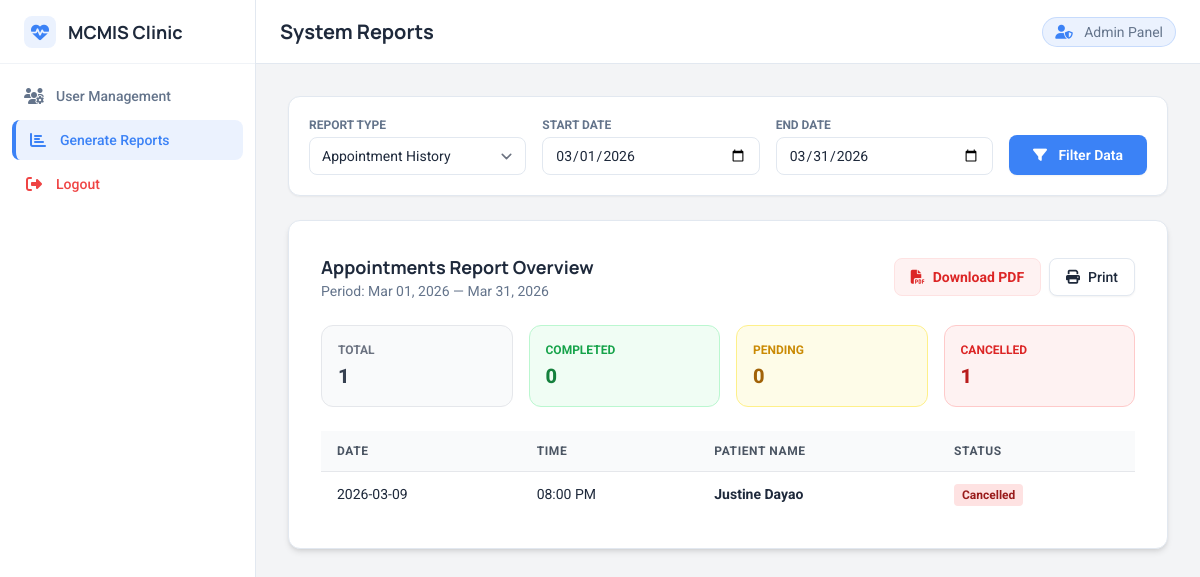
/reports.php (signed in), run on the app's committed database.
### tables this page shows
CREATE TABLE `appointment` (
  `appointment_id` int(11) NOT NULL,
  `patient_id` int(11) NOT NULL,
  `appointment_date` date NOT NULL,
  `appointment_time` time NOT NULL,
  `service` varchar(100) DEFAULT NULL,
  `status` varchar(30) DEFAULT 'Pending',
  `created_at` datetime DEFAULT current_timestamp(),
  `cancel_reason` varchar(255) DEFAULT NULL,
  `payment_proof` varchar(255) DEFAULT NULL,
  `reference_no` varchar(50) DEFAULT NULL,
  `payment_reference` varchar(50) DEFAULT NULL,
  `down_payment_status` varchar(50) DEFAULT 'Pending',
  `payment_mode` varchar(20) DEFAULT 'DownPayment'
);

CREATE TABLE `patient` (
  `patient_id` int(11) NOT NULL,
  `user_id` int(11) DEFAULT NULL,
  `name` varchar(150) NOT NULL,
  `birth_date` date DEFAULT NULL,
  `contact_no` varchar(20) DEFAULT NULL,
  `address` varchar(255) DEFAULT NULL,
  `created_at` datetime DEFAULT current_timestamp(),
  `age` int(11) DEFAULT NULL,
  `civil_status` varchar(50) DEFAULT NULL,
  `occupation` varchar(100) DEFAULT NULL,
  `lmp` date DEFAULT NULL,
  `edc` date DEFAULT NULL,
  `gravida` int(11) DEFAULT NULL,
  `para` int(11) DEFAULT NULL,
  `blood_type` varchar(5) DEFAULT NULL,
  `medical_history` text DEFAULT NULL,
  `birthdate` date DEFAULT NULL,
  `sex` varchar(20) DEFAULT NULL
);

### reports.php (the view, shortened to what this page needs)
<?php
include 'config.php';
$start_date = isset($_GET['start']) ? $_GET['start'] : date('Y-m-01');
$end_date = isset($_GET['end']) ? $_GET['end'] : date('Y-m-t');
$report_type = isset($_GET['type']) ? $_GET['type'] : 'Appointments';
$data = [];
$summary = [];
if ($report_type == 'Appointments') {
    $sql = "SELECT a.*, p.name FROM appointment a JOIN patient p ON a.patient_id = p.patient_id WHERE a.appointment_date BETWEEN '$start_date' AND '$end_date' ORDER BY a.appointment_date DESC";
    $res = $conn->query($sql);
    if($res) while($r = $res->fetch_assoc()) $data[] = $r;
    $summary['total'] = count($data);
    $summary['completed'] = count(array_filter($data, fn($r) => $r['status'] == 'Completed'));
    $summary['cancelled'] = count(array_filter($data, fn($r) => $r['status'] == 'Cancelled'));
    $summary['pending'] = count(array_filter($data, fn($r) => $r['status'] == 'Pending'));
} elseif ($report_type == 'Patients') {
    $sql = "SELECT * FROM patient ORDER BY patient_id DESC";
    $res = $conn->query($sql);
    if($res) while($r = $res->fetch_assoc()) $data[] = $r;
    $summary['total_patients'] = count($data);
}
?>
<!DOCTYPE html>
<html lang="en">
<head>
    <link rel="stylesheet" href="https://cdnjs.cloudflare.com/ajax/libs/font-awesome/6.4.0/css/all.min.css">
    <script src="https://cdn.tailwindcss.com?plugins=forms"></script>
</head>
<body class="bg-background text-text-main font-body h-screen overflow-hidden flex flex-col md:flex-row">
    <aside id="sidebar" class="w-64 bg-surface border-r border-border flex-col h-screen fixed md:static z-50 hidden md:flex">
        <div class="p-6 flex items-center gap-3 border-b border-border/50 h-16">
            <div class="size-8 bg-primary/10 rounded-lg flex items-center justify-center text-primary"><i class="fas fa-heartbeat text-lg"></i></div>
            <span class="font-display font-bold text-lg text-text-main">MCMIS Clinic</span>
        </div>
        <nav class="flex-1 p-3 space-y-1">
            <a href="admin_dashboard.php?tab=users" class="flex items-center gap-3 px-3 py-2.5 rounded-lg text-text-sub hover:bg-primary/5 hover:text-primary transition-colors">
                <i class="fas fa-users-cog w-5 text-center"></i><span class="text-sm font-medium">User Management</span>
            </a>
            <a href="admin_dashboard.php?tab=reports" class="flex items-center gap-3 px-3 py-2.5 rounded-lg bg-primary/10 text-primary border-l-4 border-primary transition-colors">
                <i class="fas fa-chart-bar w-5 text-center"></i><span class="text-sm font-medium">Generate Reports</span>
            </a>
            <a href="logout.php" class="flex items-center gap-3 px-3 py-2.5 rounded-lg text-red-500 hover:bg-red-50 transition-colors mt-auto">
                <i class="fas fa-sign-out-alt w-5 text-center"></i><span class="text-sm font-medium">Logout</span>
            </a>
        </nav>
    </aside>
    <div class="flex-1 flex flex-col h-full overflow-hidden">
        <header class="h-16 bg-surface border-b border-border flex items-center justify-between px-6 shrink-0 z-10 no-print">
            <h1 class="font-display font-bold text-xl text-text-main">System Reports</h1>
            <div class="text-sm text-text-sub bg-primary/10 px-3 py-1 rounded-full border border-primary/20">
                <i class="fas fa-user-shield mr-2 text-primary"></i> Admin Panel
            </div>
        </header>
        <main class="flex-1 overflow-y-auto bg-background p-4 md:p-6 lg:p-8">
            <div class="max-w-6xl mx-auto space-y-6">
                <section class="bg-surface rounded-xl shadow-sm border border-border p-5 no-print">
                    <form method="GET" class="flex flex-wrap items-end gap-4">
                        <div class="flex-1 min-w-[200px]">
                            <label class="block text-xs font-bold text-text-sub uppercase mb-1">Report Type</label>
                            <select name="type" class="w-full text-sm border-border rounded-lg focus:ring-primary focus:border-primary">
                                <option value="Appointments" <?php if($report_type=='Appointments') echo 'selected'; ?>>Appointment History</option>
                            </select>
                        </div>
                        <div class="flex-1 min-w-[150px]">
                            <label class="block text-xs font-bold text-text-sub uppercase mb-1">Start Date</label>
                            <input type="date" name="start" value="<?php echo $start_date; ?>" class="w-full text-sm border-border rounded-lg focus:ring-primary focus:border-primary">
                        </div>
                        <div class="flex-1 min-w-[150px]">
                            <label class="block text-xs font-bold text-text-sub uppercase mb-1">End Date</label>
                            <input type="date" name="end" value="<?php echo $end_date; ?>" class="w-full text-sm border-border rounded-lg focus:ring-primary focus:border-primary">
                        </div>
                        <button type="submit" class="px-6 py-2.5 bg-primary text-white text-sm font-semibold rounded-lg hover:bg-blue-600 transition-shadow shadow-sm">
                            <i class="fas fa-filter mr-2"></i> Filter Data
                        </button>
                    </form>
                </section>
                <section class="bg-surface rounded-xl shadow-md border border-border overflow-hidden p-8" id="report-area">
                    <div class="flex justify-between items-center mb-6 no-print">
                        <div>
                            <h2 class="font-display font-bold text-lg text-text-main"><?php echo $report_type; ?> Report Overview</h2>
                            <p class="text-sm text-text-sub">Period: <?php echo date('M d, Y', strtotime($start_date)); ?> — <?php echo date('M d, Y', strtotime($end_date)); ?></p>
                        </div>
                        <div class="flex gap-2">
                            <button onclick="downloadPDF()" class="px-4 py-2 bg-red-50 text-red-600 border border-red-100 text-sm font-bold rounded-lg hover:bg-red-100 transition-colors flex items-center gap-2">
                                <i class="fas fa-file-pdf"></i> Download PDF
                            </button>
                            <button onclick="window.print()" class="px-4 py-2 bg-white border border-border text-text-main text-sm font-medium rounded-lg hover:bg-gray-50 transition-colors flex items-center gap-2 shadow-sm">
                                <i class="fas fa-print"></i> Print
                            </button>
                        </div>
                    </div>
                    <?php if($report_type == 'Sales'): ?>
                        <div class="grid grid-cols-1 md:grid-cols-3 gap-4 mb-6" id="summary-cards">
                            <div class="p-5 bg-green-50 rounded-xl border border-green-100 summary-card">
                                <p class="text-xs font-bold text-green-600 uppercase">Total Revenue</p>
                                <p class="text-2xl font-extrabold text-green-700 mt-1">₱<?php echo number_format($summary['total_revenue'], 2); ?></p>
                            </div>
                            <div class="p-5 bg-blue-50 rounded-xl border border-blue-100 summary-card">
                                <p class="text-xs font-bold text-blue-600 uppercase">Transactions</p>
                                <p class="text-2xl font-extrabold text-blue-700 mt-1"><?php echo $summary['transactions']; ?></p>
                            </div>
                            <div class="p-5 bg-indigo-50 rounded-xl border border-indigo-100 summary-card">
                                <p class="text-xs font-bold text-indigo-600 uppercase">Avg. Transaction</p>
                                <p class="text-2xl font-extrabold text-indigo-700 mt-1">₱<?php echo number_format($summary['avg_transaction'], 2); ?></p>
                            </div>
                        </div>
                    <?php elseif($report_type == 'Appointments'): ?>
                         <div class="grid grid-cols-2 md:grid-cols-4 gap-4 mb-6" id="summary-cards">
                            <div class="p-4 bg-gray-50 rounded-xl border border-gray-200 summary-card">
                                <p class="text-xs font-bold text-gray-500 uppercase">Total</p>
                                <p class="text-xl font-extrabold text-gray-700 mt-1"><?php echo $summary['total']; ?></p>
                            </div>
                            <div class="p-4 bg-green-50 rounded-xl border border-green-200 summary-card">
                                <p class="text-xs font-bold text-green-600 uppercase">Completed</p>
                                <p class="text-xl font-extrabold text-green-700 mt-1"><?php echo $summary['completed']; ?></p>
                            </div>
                            <div class="p-4 bg-yellow-50 rounded-xl border border-yellow-200 summary-card">
                                <p class="text-xs font-bold text-yellow-600 uppercase">Pending</p>
                                <p class="text-xl font-extrabold text-yellow-700 mt-1"><?php echo $summary['pending']; ?></p>
                            </div>
                            <div class="p-4 bg-red-50 rounded-xl border border-red-200 summary-card">
                                <p class="text-xs font-bold text-red-600 uppercase">Cancelled</p>
                                <p class="text-xl font-extrabold text-red-700 mt-1"><?php echo $summary['cancelled']; ?></p>
                            </div>
                        </div>
                    <?php endif; ?>
                    <div class="overflow-x-auto">
                        <table class="w-full text-left border-collapse">
                            <thead>
                                <tr class="bg-gray-50 border-b border-gray-200 text-xs font-bold uppercase tracking-wider text-gray-600">
                                    <?php if($report_type == 'Appointments'): ?>
                                        <th class="px-4 py-3">Date</th><th class="px-4 py-3">Time</th><th class="px-4 py-3">Patient Name</th><th class="px-4 py-3">Status</th>
                                    <?php elseif($report_type == 'Sales'): ?>
                                        <th class="px-4 py-3">Date</th><th class="px-4 py-3">Ref ID</th><th class="px-4 py-3">Patient Name</th><th class="px-4 py-3">Amount</th><th class="px-4 py-3">Method</th>
                                    <?php else: ?>
                                        <th class="px-4 py-3">ID</th><th class="px-4 py-3">Full Name</th><th class="px-4 py-3">Contact Number</th><th class="px-4 py-3">Account Type</th>
                                    <?php endif; ?>
                                </tr>
                            </thead>
                            <tbody class="divide-y divide-gray-100 text-sm">
                                <?php
                                if(empty($data)) {
                                    echo "<tr><td colspan='5' class='text-center py-8 text-gray-400 italic'>No records found.</td></tr>";
                                } else {
                                    foreach($data as $row) {
                                        if ($report_type == 'Appointments') {
                                            $st_class = 'bg-gray-100 text-gray-600';
                                            if($row['status'] == 'Cancelled') $st_class = 'bg-red-100 text-red-800';
                                            echo "<tr>
                                                <td class='px-4 py-3'>{$row['appointment_date']}</td>
                                                <td class='px-4 py-3'>".date('h:i A', strtotime($row['appointment_time']))."</td>
                                                <td class='px-4 py-3 font-bold'>{$row['name']}</td>
                                                <td class='px-4 py-3'><span class='px-2 py-1 rounded text-xs font-bold $st_class'>{$row['status']}</span></td>
                                            </tr>";
                                        }
                                    }
                                }
                                ?>
                            </tbody>
                        </table>
                    </div>
                </section>
            </div>
        </main>
    </div>
</body>
</html>

### data on the page
appointment: appointment_date "2026-03-09", appointment_time "08:00 PM", patient.name "Justine Dayao", status "Cancelled"

### other printed values
$report_type "Appointments"
date('M d, Y', strtotime($start_date)) "Mar 01, 2026"
date('M d, Y', strtotime($end_date)) "Mar 31, 2026"
$summary['total'] "1"
$summary['completed'] "0"
$summary['pending'] "0"
$summary['cancelled'] "1"
